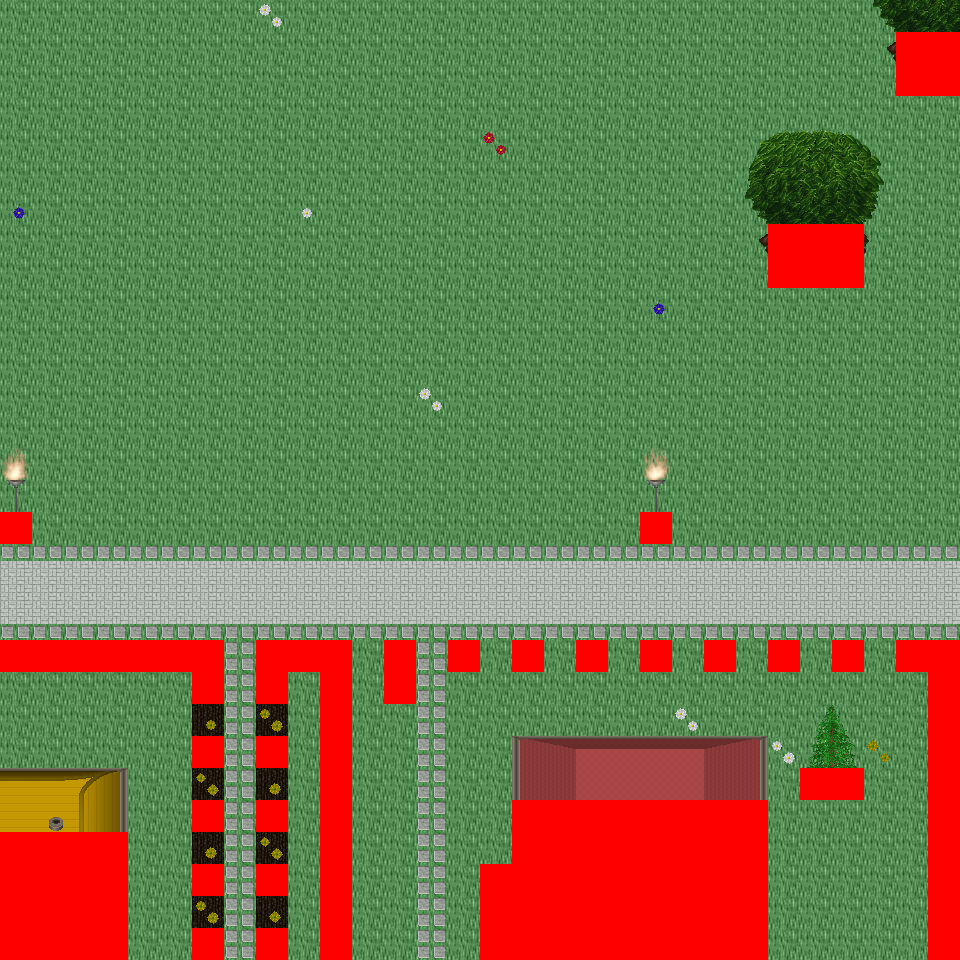

The image is a tile-based game level rendered from a .tmx file. Its description and source (layers, tilesets, objects; grid data summarised) follow:
An orthogonal 30x30 tile map with 32x32 px tiles, 6 tile layers (Ground, Object, Object2, Above, ...), 60 tilesets and 11 objects (11x mapExit).

<map version="1.0" orientation="orthogonal" renderorder="right-down" width="30" height="30" tilewidth="32" tileheight="32" nextobjectid="12">
  <tileset firstgid="1" name="tileset_logic_collision" tilewidth="32" tileheight="32" tilecount="1" columns="1">
    <image source="../drawable/tileset_logic_collision.png" width="32" height="32" />
  </tileset>
  <tileset firstgid="2" name="tileset_building_decoration_orbpedestal" tilewidth="32" tileheight="32" tilecount="2" columns="1">
    <image source="../drawable/tileset_building_decoration_orbpedestal.png" width="32" height="64" />
  </tileset>
  <tileset firstgid="4" name="tileset_building_decoration_chimney" tilewidth="32" tileheight="32" tilecount="2" columns="1">
    <image source="../drawable/tileset_building_decoration_chimney.png" width="32" height="64" />
  </tileset>
  <tileset firstgid="6" name="tileset_item_statue_fairypool" tilewidth="32" tileheight="32" tilecount="16" columns="2">
    <image source="../drawable/tileset_item_statue_fairypool.png" width="64" height="256" />
  </tileset>
  <tileset firstgid="22" name="tileset_building_decoration_stone_details" tilewidth="32" tileheight="32" tilecount="4" columns="2">
    <image source="../drawable/tileset_building_decoration_stone_details.png" width="64" height="64" />
  </tileset>
  <tileset firstgid="26" name="tileset_building_door_closed" tilewidth="32" tileheight="32" tilecount="1" columns="1">
    <image source="../drawable/tileset_building_door_closed.png" width="32" height="32" />
  </tileset>
  <tileset firstgid="27" name="tileset_building_door_door" tilewidth="32" tileheight="32" tilecount="6" columns="3">
    <image source="../drawable/tileset_building_door_door.png" width="96" height="64" />
  </tileset>
  <tileset firstgid="33" name="tileset_building_fence_fence_chunky" tilewidth="32" tileheight="32" tilecount="21" columns="3">
    <image source="../drawable/tileset_building_fence_fence_chunky.png" width="96" height="224" />
  </tileset>
  <tileset firstgid="54" name="tileset_building_roof_blue" tilewidth="32" tileheight="32" tilecount="20" columns="5">
    <image source="../drawable/tileset_building_roof_blue.png" width="160" height="128" />
  </tileset>
  <tileset firstgid="74" name="tileset_building_roof_green" tilewidth="32" tileheight="32" tilecount="20" columns="5">
    <image source="../drawable/tileset_building_roof_green.png" width="160" height="128" />
  </tileset>
  <tileset firstgid="94" name="tileset_building_roof_red" tilewidth="32" tileheight="32" tilecount="20" columns="5">
    <image source="../drawable/tileset_building_roof_red.png" width="160" height="128" />
  </tileset>
  <tileset firstgid="114" name="tileset_building_roof_red2" tilewidth="32" tileheight="32" tilecount="20" columns="5">
    <image source="../drawable/tileset_building_roof_red2.png" width="160" height="128" />
  </tileset>
  <tileset firstgid="134" name="tileset_building_roof_roof_borders" tilewidth="32" tileheight="32" tilecount="9" columns="3">
    <image source="../drawable/tileset_building_roof_roof_borders.png" width="96" height="96" />
  </tileset>
  <tileset firstgid="143" name="tileset_building_roof_yellow" tilewidth="32" tileheight="32" tilecount="20" columns="5">
    <image source="../drawable/tileset_building_roof_yellow.png" width="160" height="128" />
  </tileset>
  <tileset firstgid="163" name="tileset_building_window_window_long" tilewidth="32" tileheight="32" tilecount="3" columns="3">
    <image source="../drawable/tileset_building_window_window_long.png" width="96" height="32" />
  </tileset>
  <tileset firstgid="166" name="tileset_ground_cobbled_paving" tilewidth="32" tileheight="32" tilecount="1" columns="1">
    <image source="../drawable/tileset_ground_cobbled_paving.png" width="32" height="32" />
  </tileset>
  <tileset firstgid="167" name="tileset_ground_gravel" tilewidth="32" tileheight="32" tilecount="1" columns="1">
    <image source="../drawable/tileset_ground_gravel.png" width="32" height="32" />
  </tileset>
  <tileset firstgid="168" name="tileset_ground_stone_floors" tilewidth="32" tileheight="32" tilecount="6" columns="3">
    <image source="../drawable/tileset_ground_stone_floors.png" width="96" height="64" />
  </tileset>
  <tileset firstgid="174" name="tileset_ground_ground" tilewidth="32" tileheight="32" tilecount="33" columns="3">
    <image source="../drawable/tileset_ground_ground.png" width="96" height="352" />
  </tileset>
  <tileset firstgid="207" name="tileset_plant_bush_various_small" tilewidth="32" tileheight="32" tilecount="9" columns="3">
    <image source="../drawable/tileset_plant_bush_various_small.png" width="96" height="96" />
  </tileset>
  <tileset firstgid="216" name="tileset_plant_flower_daisy_blue" tilewidth="32" tileheight="32" tilecount="8" columns="2">
    <image source="../drawable/tileset_plant_flower_daisy_blue.png" width="64" height="128" />
  </tileset>
  <tileset firstgid="224" name="tileset_plant_flower_daisy_red" tilewidth="32" tileheight="32" tilecount="8" columns="2">
    <image source="../drawable/tileset_plant_flower_daisy_red.png" width="64" height="128" />
  </tileset>
  <tileset firstgid="232" name="tileset_plant_flower_daisy_white" tilewidth="32" tileheight="32" tilecount="8" columns="2">
    <image source="../drawable/tileset_plant_flower_daisy_white.png" width="64" height="128" />
  </tileset>
  <tileset firstgid="240" name="tileset_plant_flower_daisy_yellow" tilewidth="32" tileheight="32" tilecount="8" columns="2">
    <image source="../drawable/tileset_plant_flower_daisy_yellow.png" width="64" height="128" />
  </tileset>
  <tileset firstgid="248" name="tileset_plant_tree_spruce" tilewidth="32" tileheight="32" tilecount="6" columns="2">
    <image source="../drawable/tileset_plant_tree_spruce.png" width="64" height="96" />
  </tileset>
  <tileset firstgid="254" name="tileset_item_pot_pot_purple" tilewidth="32" tileheight="32" tilecount="1" columns="1">
    <image source="../drawable/tileset_item_pot_pot_purple.png" width="32" height="32" />
  </tileset>
  <tileset firstgid="255" name="tileset_item_pot_pot_tall" tilewidth="32" tileheight="32" tilecount="2" columns="1">
    <image source="../drawable/tileset_item_pot_pot_tall.png" width="32" height="64" />
  </tileset>
  <tileset firstgid="257" name="tileset_item_pot_small_barrel" tilewidth="32" tileheight="32" tilecount="2" columns="1">
    <image source="../drawable/tileset_item_pot_small_barrel.png" width="32" height="64" />
  </tileset>
  <tileset firstgid="259" name="tileset_item_postbox" tilewidth="32" tileheight="32" tilecount="4" columns="2">
    <image source="../drawable/tileset_item_postbox.png" width="64" height="64" />
  </tileset>
  <tileset firstgid="263" name="tileset_furniture_chair_wooden_pale" tilewidth="32" tileheight="32" tilecount="4" columns="2">
    <image source="../drawable/tileset_furniture_chair_wooden_pale.png" width="64" height="64" />
  </tileset>
  <tileset firstgid="267" name="tileset_furniture_table_wooden" tilewidth="32" tileheight="32" tilecount="1" columns="1">
    <image source="../drawable/tileset_furniture_table_wooden.png" width="32" height="32" />
  </tileset>
  <tileset firstgid="268" name="tileset_furniture_table_brick_base" tilewidth="32" tileheight="32" tilecount="3" columns="3">
    <image source="../drawable/tileset_furniture_table_brick_base.png" width="96" height="32" />
  </tileset>
  <tileset firstgid="271" name="tileset_furniture_light_iron_lamp" tilewidth="32" tileheight="32" tilecount="3" columns="1">
    <image source="../drawable/tileset_furniture_light_iron_lamp.png" width="32" height="96" />
  </tileset>
  <tileset firstgid="274" name="tileset_furniture_light_flames" tilewidth="32" tileheight="32" tilecount="6" columns="6">
    <image source="../drawable/tileset_furniture_light_flames.png" width="192" height="32" />
  </tileset>
  <tileset firstgid="280" name="tileset_furniture_sink_dark_side_on" tilewidth="32" tileheight="32" tilecount="6" columns="3">
    <image source="../drawable/tileset_furniture_sink_dark_side_on.png" width="96" height="64" />
  </tileset>
  <tileset firstgid="286" name="tileset_ground_grass_corners" tilewidth="32" tileheight="32" tilecount="24" columns="6">
    <image source="../drawable/tileset_ground_grass_corners.png" width="192" height="128" />
  </tileset>
  <tileset firstgid="310" name="tileset_ground_grass_edges" tilewidth="32" tileheight="32" tilecount="36" columns="12">
    <image source="../drawable/tileset_ground_grass_edges.png" width="384" height="96" />
  </tileset>
  <tileset firstgid="346" name="tileset_plant_tree_tree_fluffy" tilewidth="32" tileheight="32" tilecount="12" columns="4">
    <image source="../drawable/tileset_plant_tree_tree_fluffy.png" width="128" height="96" />
  </tileset>
  <tileset firstgid="358" name="tileset_ground_water_dungeon_water" tilewidth="32" tileheight="32" tilecount="30" columns="3">
    <image source="../drawable/tileset_ground_water_dungeon_water.png" width="96" height="320" />
  </tileset>
  <tileset firstgid="388" name="tileset_furniture_table_wooden_rectangular" tilewidth="32" tileheight="32" tilecount="9" columns="3">
    <image source="../drawable/tileset_furniture_table_wooden_rectangular.png" width="96" height="96" />
  </tileset>
  <tileset firstgid="397" name="tileset_item_statue_metal_and_stone" tilewidth="32" tileheight="32" tilecount="6" columns="3">
    <image source="../drawable/tileset_item_statue_metal_and_stone.png" width="96" height="64" />
  </tileset>
  <tileset firstgid="403" name="tileset_ground_fire_fire" tilewidth="32" tileheight="32" tilecount="27" columns="3">
    <image source="../drawable/tileset_ground_fire_fire.png" width="96" height="288" />
  </tileset>
  <tileset firstgid="430" name="tileset_furniture_table_bench" tilewidth="32" tileheight="32" tilecount="3" columns="3">
    <image source="../drawable/tileset_furniture_table_bench.png" width="96" height="32" />
  </tileset>
  <tileset firstgid="433" name="tileset_plant_bush_hosta" tilewidth="32" tileheight="32" tilecount="9" columns="3">
    <image source="../drawable/tileset_plant_bush_hosta.png" width="96" height="96" />
  </tileset>
  <tileset firstgid="442" name="tileset_plant_tree_tree_green" tilewidth="32" tileheight="32" tilecount="88" columns="8">
    <image source="../drawable/tileset_plant_tree_tree_green.png" width="256" height="352" />
  </tileset>
  <tileset firstgid="530" name="tileset_item_sign_large" tilewidth="32" tileheight="32" tilecount="15" columns="5">
    <image source="../drawable/tileset_item_sign_large.png" width="160" height="96" />
  </tileset>
  <tileset firstgid="545" name="tileset_building_wall_wall_brown" tilewidth="32" tileheight="32" tilecount="12" columns="3">
    <image source="../drawable/tileset_building_wall_wall_brown.png" width="96" height="128" />
  </tileset>
  <tileset firstgid="557" name="tileset_ground_green_paving_4" tilewidth="32" tileheight="32" tilecount="3" columns="3">
    <image source="../drawable/tileset_ground_green_paving_4.png" width="96" height="32" />
  </tileset>
  <tileset firstgid="560" name="tileset_item_swing" tilewidth="32" tileheight="32" tilecount="4" columns="2">
    <image source="../drawable/tileset_item_swing.png" width="64" height="64" />
  </tileset>
  <tileset firstgid="564" name="tileset_item_fishrods" tilewidth="32" tileheight="32" tilecount="12" columns="4">
    <image source="../drawable/tileset_item_fishrods.png" width="128" height="96" />
  </tileset>
  <tileset firstgid="576" name="tileset_logic_creature_human_kalavan" tilewidth="32" tileheight="32" tilecount="5" columns="5">
    <image source="../drawable/tileset_logic_creature_human_kalavan.png" width="160" height="32" />
  </tileset>
  <tileset firstgid="581" name="tileset_logic_creature_animal" tilewidth="32" tileheight="32" tilecount="32" columns="8">
    <image source="../drawable/tileset_logic_creature_animal.png" width="256" height="128" />
  </tileset>
  <tileset firstgid="613" name="tileset_building_decoration_numbers" tilewidth="32" tileheight="32" tilecount="20" columns="2">
    <image source="../drawable/tileset_building_decoration_numbers.png" width="64" height="320" />
  </tileset>
  <tileset firstgid="633" name="tileset_ground_green_paving" tilewidth="32" tileheight="32" tilecount="18" columns="3">
    <image source="../drawable/tileset_ground_green_paving.png" width="96" height="192" />
  </tileset>
  <tileset firstgid="651" name="tileset_item_huge_orb" tilewidth="32" tileheight="32" tilecount="16" columns="2">
    <image source="../drawable/tileset_item_huge_orb.png" width="64" height="256" />
  </tileset>
  <tileset firstgid="667" name="tileset_light_light_5x5" tilewidth="32" tileheight="32" tilecount="25" columns="5">
    <image source="../drawable/tileset_light_light_5x5.png" width="160" height="160" />
  </tileset>
  <tileset firstgid="692" name="tileset_light_dim_light_5x5" tilewidth="32" tileheight="32" tilecount="25" columns="5">
    <image source="../drawable/tileset_light_dim_light_5x5.png" width="160" height="160" />
  </tileset>
  <tileset firstgid="717" name="tileset_item_firewood" tilewidth="32" tileheight="32" tilecount="12" columns="3">
    <image source="../drawable/tileset_item_firewood.png" width="96" height="128" />
  </tileset>
  <tileset firstgid="729" name="tileset_logic_creature_fowl" tilewidth="32" tileheight="32" tilecount="6" columns="6">
    <image source="../drawable/tileset_logic_creature_fowl.png" width="192" height="32" />
  </tileset>
  <tileset firstgid="735" name="tileset_logic_creature_human_imperial" tilewidth="32" tileheight="32" tilecount="16" columns="8">
    <image source="../drawable/tileset_logic_creature_human_imperial.png" width="256" height="64" />
  </tileset>
  <layer name="Ground" width="30" height="30">
    <data>[900 cells, 900 non-empty, 2 distinct tile ids]</data>
  </layer>
  <layer name="Object" width="30" height="30">
    <data>[900 cells, 182 non-empty, 31 distinct tile ids]</data>
  </layer>
  <layer name="Object2" width="30" height="30">
    <data>[900 cells, 13 non-empty, 4 distinct tile ids]</data>
  </layer>
  <layer name="Above" width="30" height="30">
    <data>[900 cells, 113 non-empty, 58 distinct tile ids]</data>
  </layer>
  <layer name="Above2" width="30" height="30">
    <data>[900 cells, 6 non-empty, 2 distinct tile ids]</data>
  </layer>
  <layer name="Walkable" width="30" height="30">
    <data>[900 cells, 122 non-empty, 1 distinct tile ids]</data>
  </layer>
  <objectgroup name="MapEvents">
    <object id="1" name="north" type="mapExit" x="0" y="0" width="960" height="32">
      <properties>
        <property name="map" value="level_0_x70_y147" />
        <property name="x" value="0" />
        <property name="y" value="28" />
      </properties>
    </object>
    <object id="2" name="south" type="mapExit" x="128" y="928" width="64" height="32">
      <properties>
        <property name="map" value="level_0_x70_y149" />
        <property name="x" value="4" />
        <property name="y" value="1" />
      </properties>
    </object>
    <object id="3" name="south2" type="mapExit" x="224" y="928" width="32" height="32">
      <properties>
        <property name="map" value="level_0_x70_y149" />
        <property name="x" value="7" />
        <property name="y" value="1" />
      </properties>
    </object>
    <object id="4" name="south3" type="mapExit" x="288" y="928" width="32" height="32">
      <properties>
        <property name="map" value="level_0_x70_y149" />
        <property name="x" value="9" />
        <property name="y" value="1" />
      </properties>
    </object>
    <object id="5" name="south4" type="mapExit" x="352" y="928" width="128" height="32">
      <properties>
        <property name="map" value="level_0_x70_y149" />
        <property name="x" value="11" />
        <property name="y" value="1" />
      </properties>
    </object>
    <object id="6" name="south5" type="mapExit" x="768" y="928" width="160" height="32">
      <properties>
        <property name="map" value="level_0_x70_y149" />
        <property name="x" value="24" />
        <property name="y" value="1" />
      </properties>
    </object>
    <object id="7" name="west" type="mapExit" x="0" y="0" width="32" height="512">
      <properties>
        <property name="map" value="level_0_x69_y148" />
        <property name="x" value="28" />
        <property name="y" value="0" />
      </properties>
    </object>
    <object id="8" name="west2" type="mapExit" x="0" y="544" width="32" height="96">
      <properties>
        <property name="map" value="level_0_x69_y148" />
        <property name="x" value="28" />
        <property name="y" value="17" />
      </properties>
    </object>
    <object id="9" name="west3" type="mapExit" x="0" y="672" width="32" height="160">
      <properties>
        <property name="map" value="level_0_x69_y148" />
        <property name="x" value="28" />
        <property name="y" value="21" />
      </properties>
    </object>
    <object id="10" name="east" type="mapExit" x="928" y="0" width="32" height="32">
      <properties>
        <property name="map" value="level_0_x71_y148" />
        <property name="x" value="1" />
        <property name="y" value="0" />
      </properties>
    </object>
    <object id="11" name="east2" type="mapExit" x="928" y="96" width="32" height="544">
      <properties>
        <property name="map" value="level_0_x71_y148" />
        <property name="x" value="1" />
        <property name="y" value="3" />
      </properties>
    </object>
  </objectgroup>
</map>
